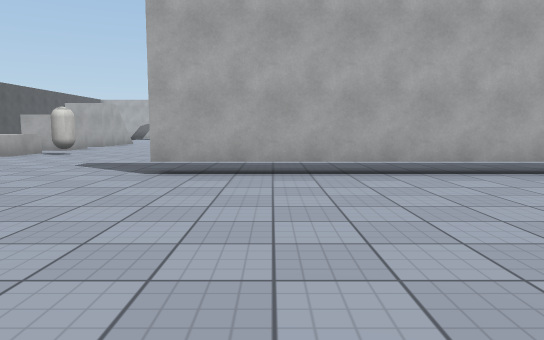
view 1 (above)

24 first-person views from a walk through a 3-D level made in the Unity game engine. The camera is 1.2 m above the floor, tilts 6° down and sees 70° across. The floor is counted in squares, 2 m on a side. Each view is taken from the middle of a square. On the plan, view 1 faces up. The plan holds only what a view shows up to about 11 squares ahead; the rest is blank. The place goes on beyond the plan. Surface patterns are stand-ins for the level's own textures.

view 2
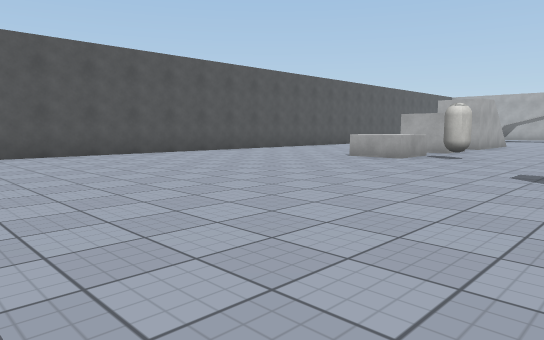

view 3
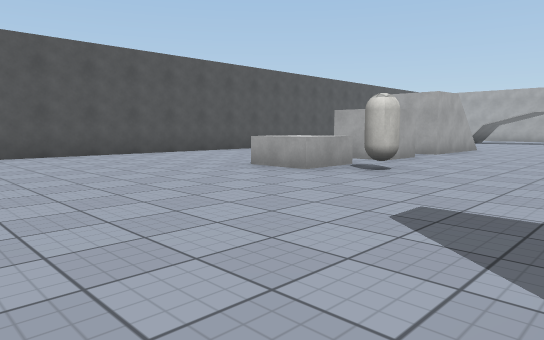

view 4
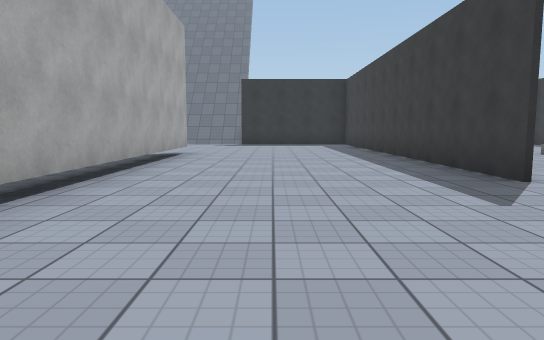

view 5
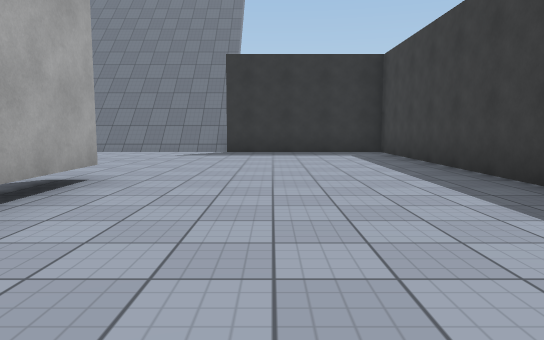

view 6
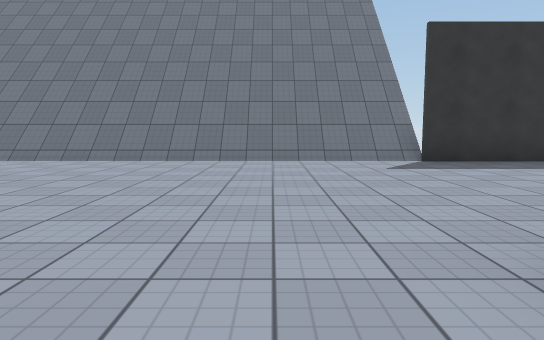

view 7
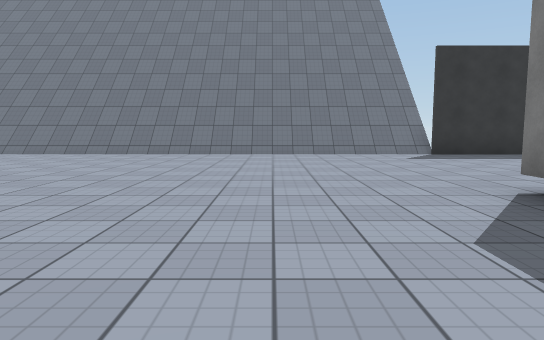

view 8
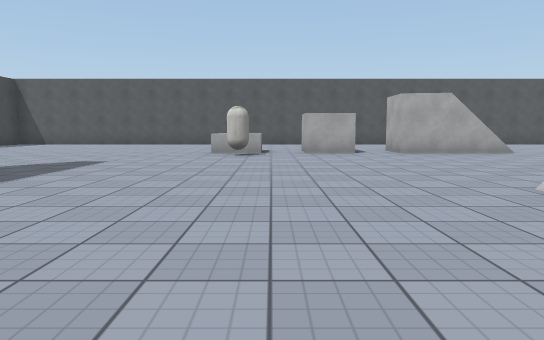

view 9
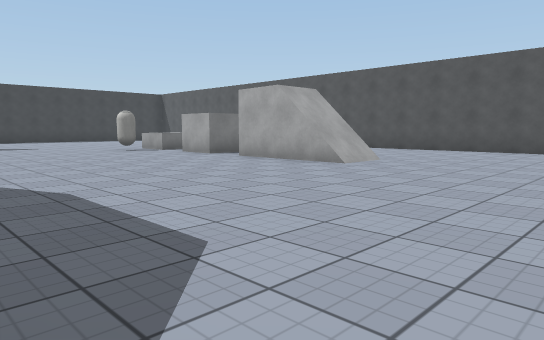

view 10
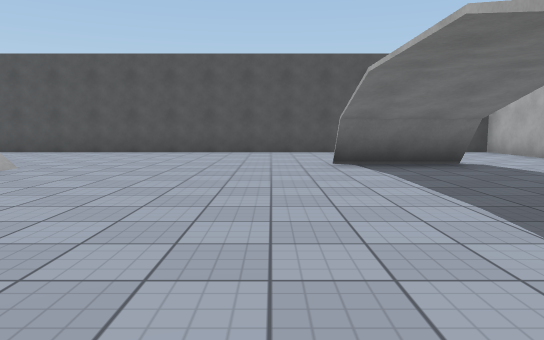

view 11
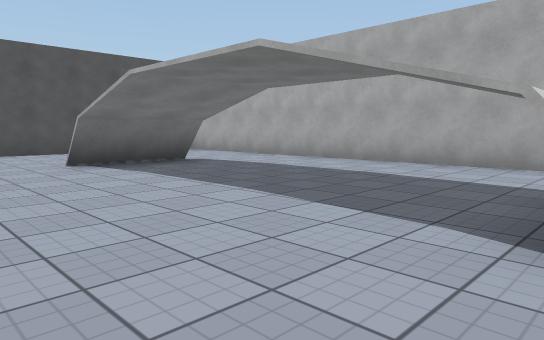

view 12
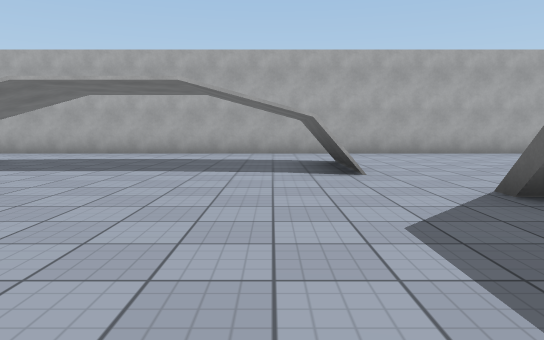

view 13
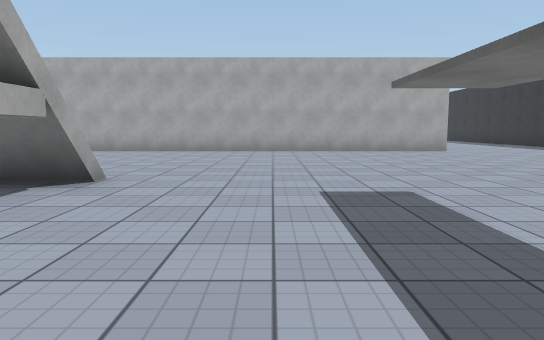

view 14
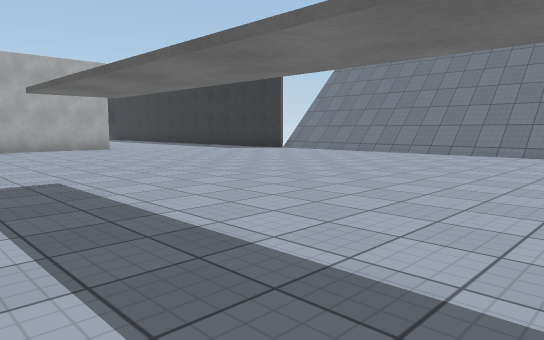

view 15
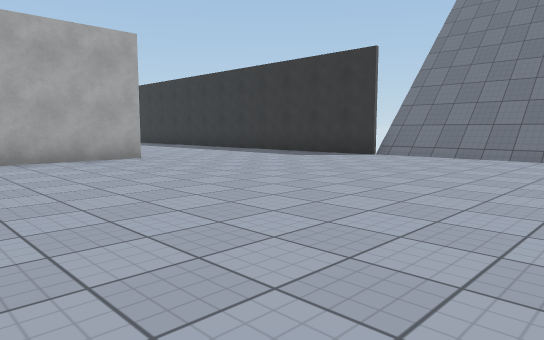

view 16
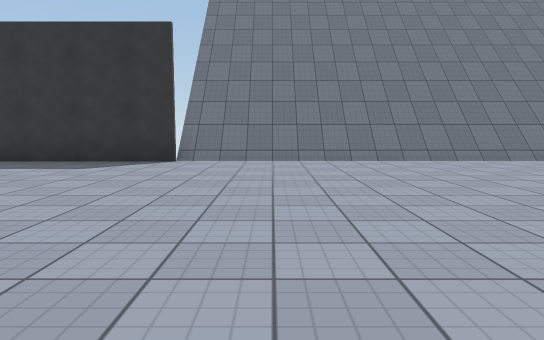

view 17
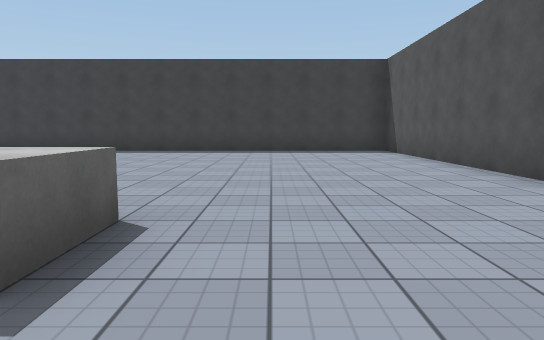

view 18
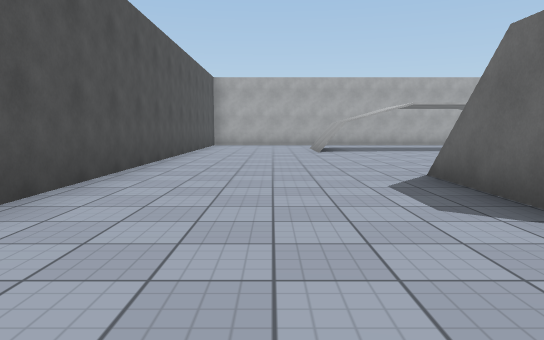

view 19
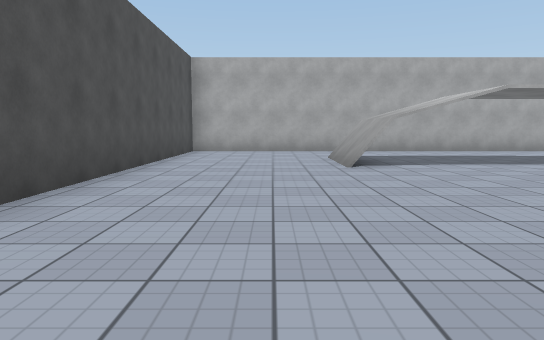

view 20
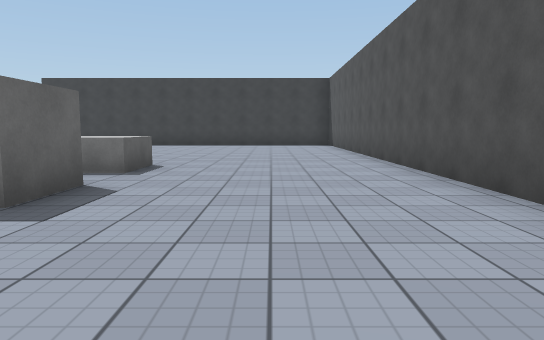

view 21
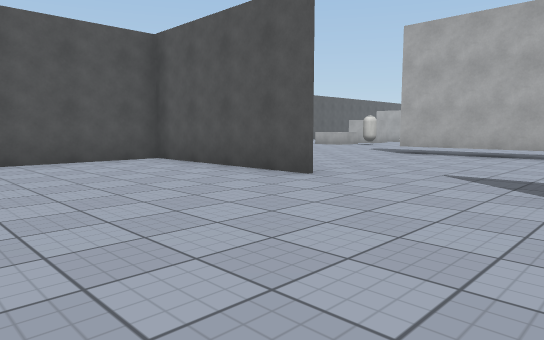

view 22
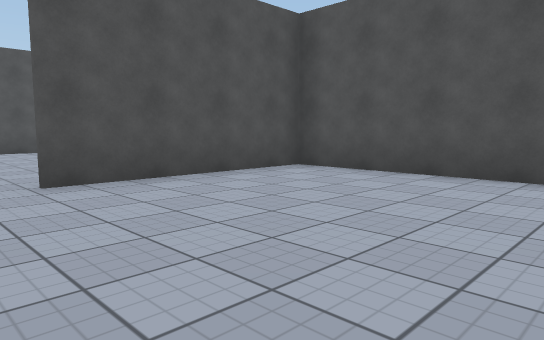

view 23
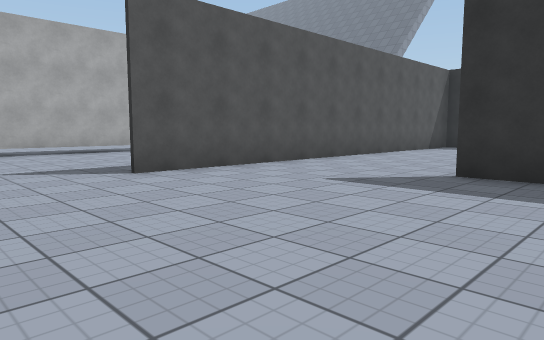

view 24
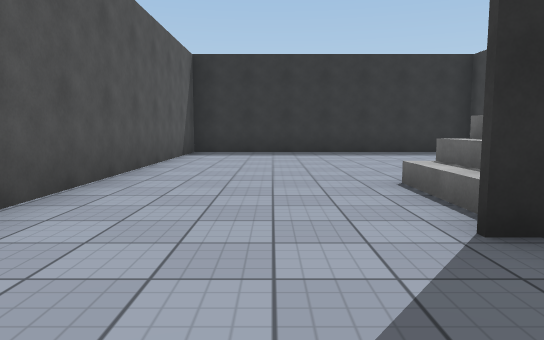

### Floor plan
Key: @ floor where view 1 was taken; # wall or solid block; . main floor; : floor 3 m higher than the main floor; / step, stairs or slope; ^ raised ledge; C capsule; T thing the floor can be seen under or through.
Columns run from 12 left of view 1 to 17 right of it. Each row starts with its distance up from view 1.
 26 #####################.....#
 25 #.........................#
 24 #.........................#
 23 #....#.....#..............#
 22 #....#.....#..............////
 21 #.........................////
 20 #.........................////
 19 #.........../ /...........////
 18 #.........../ /...........////
 17 #.........../ ............////
 16 #....//.....   ...........////
 15 #....#/.....    ..........////
 14 #....#:.....    ....    ..////
 13 #....//...../          ...////
 12 #....##........      .....////
 11 #....##.........    ......////
 10 #................ ........////
  9 #....^^C........ .........////
  8 #.............. ..........////
  7 #.........................////
  6 #.........................////
  5 #..........TTTTTTTTT......////
  4 #.........................#
  3 #.........................#
  2 #.........................#
  1 #.........................#
  0 ############@..############
 -1         #.................#
 -2 #.      #.................#
 -3 #...... #.................#
 -4     .............#//......#
 -5          .......       ...#

Where each view was taken, in squares from view 1:
view 1: 0 up, 0 right, facing up
view 2: 1 up, 2 left, facing up-left
view 3: 4 up, 2 left, facing up-left
view 4: 3 up, 2 left, facing right
view 5: 3 up, 3 right, facing right
view 6: 7 up, 6 right, facing right
view 7: 8 up, 4 right, facing right
view 8: 10 up, 4 right, facing left
view 9: 20 up, 0 right, facing down-left
view 10: 20 up, 1 left, facing left
view 11: 19 up, 1 left, facing up-left
view 12: 16 up, 2 left, facing up
view 13: 15 up, 4 right, facing up
view 14: 14 up, 4 right, facing up-right
view 15: 18 up, 5 right, facing up-right
view 16: 21 up, 6 right, facing right
view 17: 11 up, 8 left, facing down
view 18: 11 up, 9 left, facing up
view 19: 15 up, 9 left, facing up
view 20: 15 up, 9 left, facing down
view 21: 4 down, 3 right, facing up-left
view 22: 5 down, 0 right, facing up-left
view 23: 5 down, 0 right, facing up-right
view 24: 2 down, 3 right, facing right
